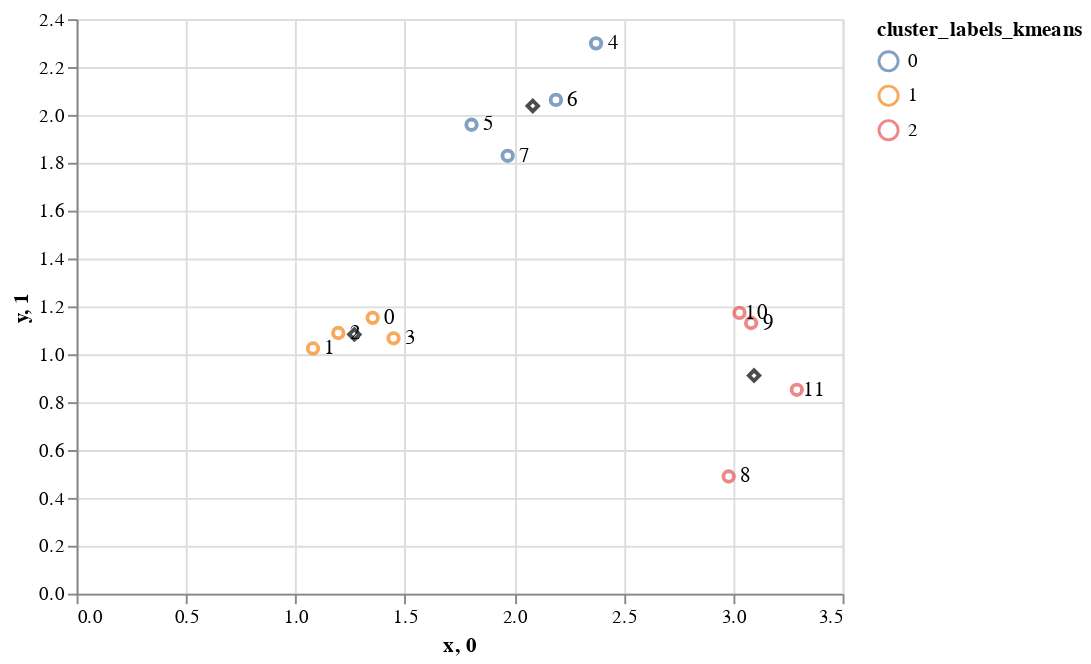

Source (notebook cell):
### Code cell
# Plot the clusters with their centroids.
df_xy['cluster_labels_kmeans'] = kmeans_model.labels_
points_plot_color = alt.Chart(df_xy).mark_point().encode(
  x='x', y='y', color='cluster_labels_kmeans:N'
)
centroid_plot = alt.Chart(kmeans_centroids).mark_point(shape='diamond',color='black').encode(
    x='0:Q', y='1:Q'
)
(points_plot_color + centroid_plot + text)

### Figure 1 — Vega-Lite specification as saved in the notebook (floating-point values rounded to 4 significant figures)
{"config": {"view": {"continuousWidth": 400, "continuousHeight": 300}}, "layer": [{"data": {"name": "data-527c3b9634a53fcb859f2d91956e7843"}, "mark": "point", "encoding": {"color": {"field": "cluster_labels_kmeans", "type": "nominal"}, "x": {"field": "x", "type": "quantitative"}, "y": {"field": "y", "type": "quantitative"}}}, {"data": {"name": "data-3a56956a3eefc00bbd9cfe1d4dfa35f2"}, "mark": {"type": "point", "color": "black", "shape": "diamond"}, "encoding": {"x": {"field": "0", "type": "quantitative"}, "y": {"field": "1", "type": "quantitative"}}}, {"data": {"name": "data-527c3b9634a53fcb859f2d91956e7843"}, "mark": {"type": "text", "dx": 9}, "encoding": {"text": {"field": "n", "type": "quantitative"}, "x": {"field": "x", "type": "quantitative"}, "y": {"field": "y", "type": "quantitative"}}}], "$schema": "https://vega.github.io/schema/vega-lite/v4.17.0.json", "datasets": {"data-527c3b9634a53fcb859f2d91956e7843": [{"n": 0, "x": 1.353, "y": 1.152, "cluster_label": 2, "cluster_labels_kmeans": 1}, {"n": 1, "x": 1.08, "y": 1.024, "cluster_label": 2, "cluster_labels_kmeans": 1}, {"n": 2, "x": 1.196, "y": 1.089, "cluster_label": 2, "cluster_labels_kmeans": 1}, {"n": 3, "x": 1.448, "y": 1.067, "cluster_label": 2, "cluster_labels_kmeans": 1}, {"n": 4, "x": 2.374, "y": 2.299, "cluster_label": 3, "cluster_labels_kmeans": 0}, {"n": 5, "x": 1.805, "y": 1.959, "cluster_label": 3, "cluster_labels_kmeans": 0}, {"n": 6, "x": 2.19, "y": 2.063, "cluster_label": 3, "cluster_labels_kmeans": 0}, {"n": 7, "x": 1.97, "y": 1.829, "cluster_label": 3, "cluster_labels_kmeans": 0}, {"n": 8, "x": 2.979, "y": 0.4894, "cluster_label": 1, "cluster_labels_kmeans": 2}, {"n": 9, "x": 3.082, "y": 1.131, "cluster_label": 1, "cluster_labels_kmeans": 2}, {"n": 10, "x": 3.029, "y": 1.173, "cluster_label": 1, "cluster_labels_kmeans": 2}, {"n": 11, "x": 3.291, "y": 0.8516, "cluster_label": 1, "cluster_labels_kmeans": 2}], "data-3a56956a3eefc00bbd9cfe1d4dfa35f2": [{"0": 2.084, "1": 2.037}, {"0": 1.269, "1": 1.083}, {"0": 3.095, "1": 0.9111}]}}
